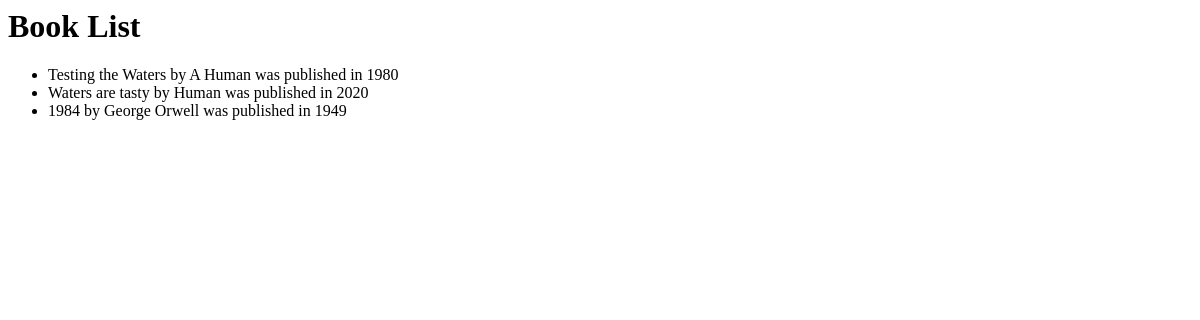
Before: /books_list/ with the older database file.
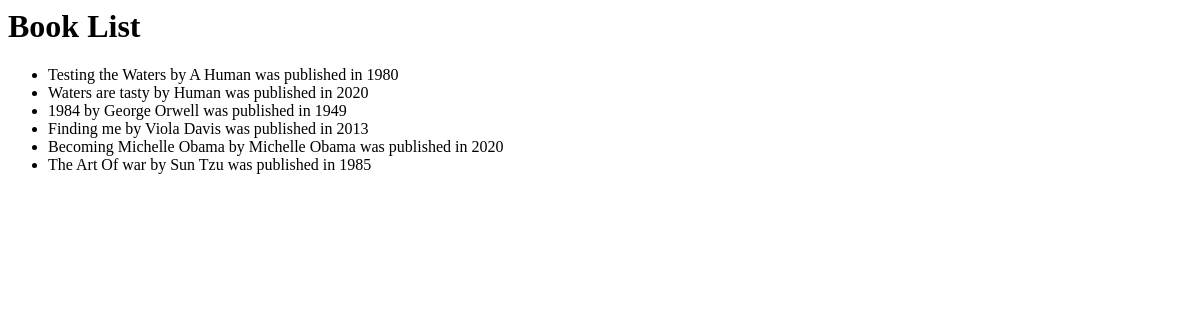
After: the same page with the newer database file.
### bookshelf/models.py (models this page shows, shortened)
class Book(models.Model):
    title = models.CharField(max_length=200)
    author = models.CharField(max_length=100)
    publication_year = models.IntegerField()

### bookshelf/views.py (the view)
# urls.py: path('books_list/', views.book_list, name='books'),
def book_list(request):
    books = Book.objects.all()
    context = {'book_list':books}
    return render(request, 'book_list.html', context)

### bookshelf/templates/book_list.html (shortened to what this page needs)
{% extends 'base.html'%}
{% block content %}
<h1> Book List</h1>
<ul>
    {% for book in book_list %}
    <li>
        {{book.title}} by {{book.author}} was published in {{book.publication_year}}
    </li>
    {% endfor %}
</ul>
{% endblock %}

### bookshelf/templates/base.html (shortened to what this page needs)
<html>
    <head>
    </head>
    <body>
        {% block content %} {% endblock %}
    </body>
</html>

Changed rows visible on the page:
added Book: title "Finding me", author "Viola Davis", publication_year "2013"
added Book: title "Becoming Michelle Obama", author "Michelle Obama", publication_year "2020"
added Book: title "The Art Of war", author "Sun Tzu", publication_year "1985"
